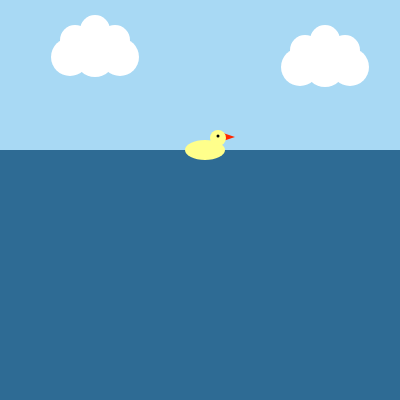
Frame 1 (no input)
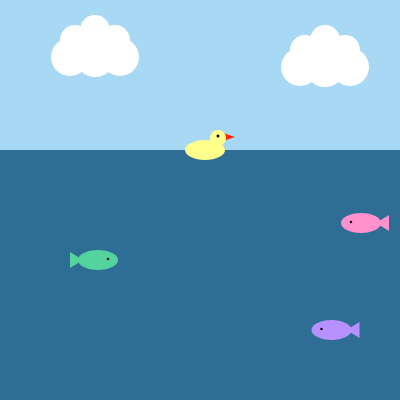
Frame 60 (no input)
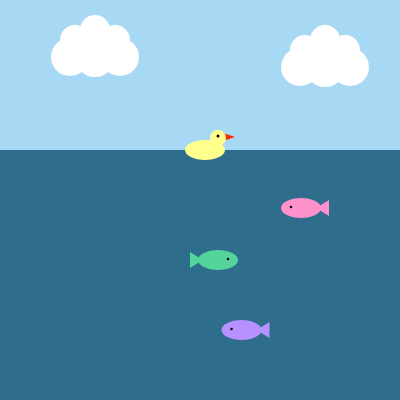
Frame 120 (the mouse pressed at the canvas centre since frame 60)

The p5.js sketch that drew these frames (run headless with seeded random() and noise() and a simulated clock; from frame 60 on, the mouse is pressed at the canvas centre):

// p5.js sketch
// ── sketch.js
function setup() {
  createCanvas(400, 400);
  xPos = 400;
  yPos = 300;

  gPos = 0;
  wPos = 300;
  
  zPos = 400;
  mPos = 200;

  a = 1

}

function draw() {

  //background(46, 107, 145);
  noStroke() //lucht en wolken

  fill(168, 217, 244) //lucht
  rect(0, 0, 400, 150) //lucht

  fill(46, random (100,110), random(140,180)) //zee
  rect(0, 150, 400, 250) //zee
  
    wolk(0, 0); //links
    wolk(230,10); //rechts

    eend(0,0);

    vis(xPos, yPos+20, 183, 145, 255); //paars
  
        xPos = xPos - 1.5;  
  
        if (xPos < 0) {
        xPos = xPos + 400;
  }
  
  
    visje(gPos, wPos-30, 84, 211, 157); //groen
  
        gPos = gPos + 2;
  
        if (gPos > 400) {
        gPos = gPos - 400;
  }


    vis(zPos, mPos, 255,145,205) //roze

        zPos = zPos - 1;

        mPos = mPos - a
        if (mPos < 190) {
        a = -0.5
  }

        if (mPos > 220) {
        a = 0.5
  }

        if (zPos < 0) {
        zPos = zPos + 400


  }

}




function eend(x,y) {
    fill(255, 40, 0)
    triangle(x + 235, y + 137, x + 220, y + 132, x +  220, y + 142)
    fill(255,255,139)
    ellipse(x + 205, y + 150, 40, 20)
    ellipse(x + 218, y + 138, 16, 16)
    fill(0)
    ellipse(x + 218,y + 136,3,3)

}



function wolk(x, y) {
  fill(255)
  ellipse(x + 70,y + 57,38) // links onder
  ellipse(x + 95,y + 57,40) // midden onder
  ellipse(x + 120,y + 57,38) // rechts onder
  ellipse(x + 75,y + 40,30) // links boven
  ellipse(x + 95,y + 30,30) // midden boven
  ellipse(x + 115,y + 40,30) // rechts boven

}


function vis(x, y, r, g, b) {
  fill(r, g, b)
  ellipse(x + 20, y + 10, 40, 20)
  triangle(x + 35, y + 10, x + 48, y + 2, x + 48, y + 18)
  fill(0)
  ellipse(x + 10, y + 9, 2.5)


}

function visje(x, y, r, g, b) {
  fill(r, g, b)
  ellipse(x - 20, y - 10, 40, 20)
  triangle(x - 35, y - 10, x - 48, y - 2, x - 48, y - 18)
  fill(0)
  ellipse(x - 10, y - 11, 2.5)


}

// ── style.css
html, body {
  margin: 0;
  padding: 0;
    background: linear-gradient(#ffffff, #ffccff);
    background-repeat: no-repeat;
    background-position: right top;
    background-attachment: fixed;
}
canvas {
  display: block;
}
